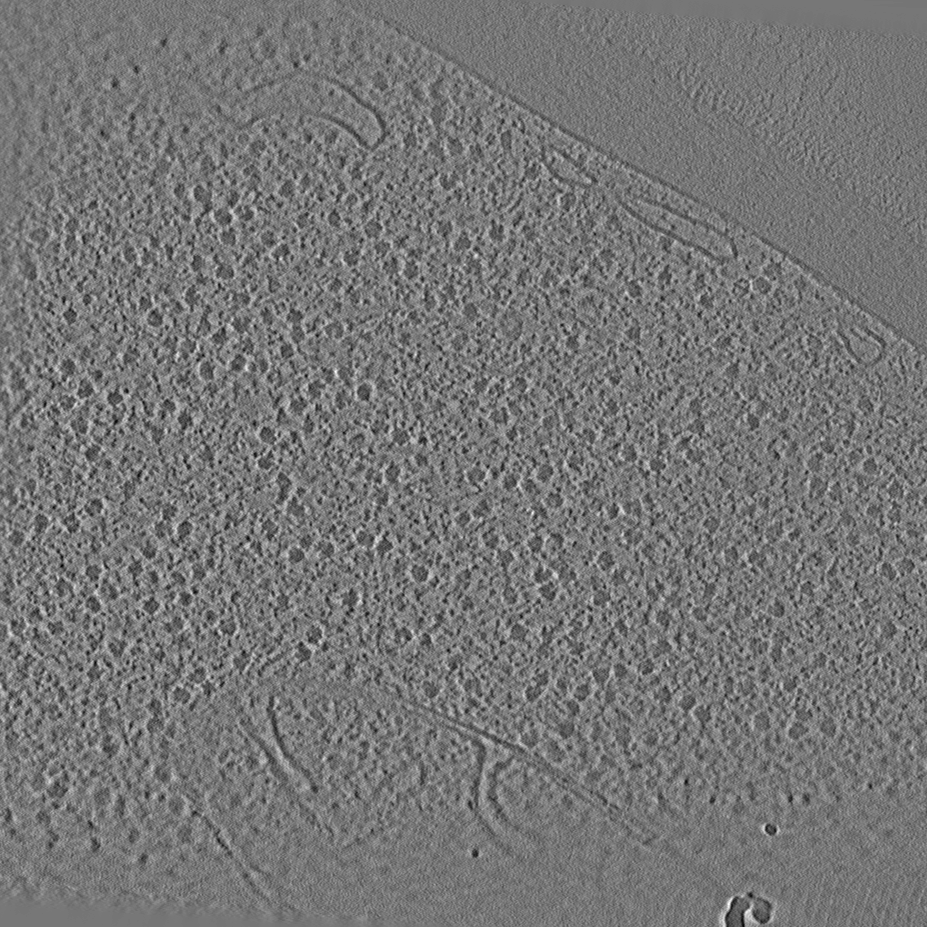
#> input picture 0100.png, 927 x 927 px
$ python -i improved_picking.py   (imports and definitions only)
#> lines starting #> are read from the running program, lines starting #| are printed output that depends on the picture
#> further down, picture is the input picture: shape (927, 927); min 0, max 255, mean 117.9
# %%
import numpy as np
from scipy.ndimage import distance_transform_edt, label
from skimage.segmentation import watershed
from sklearn.cluster import DBSCAN
from scipy.special import expit  # numerically stable sigmoid
from skimage.morphology import local_maxima


def preprocess_image(original_prediction_ds, threshold):
    # Normalize and threshold
    norm_prediction_ds = expit(original_prediction_ds)
    binary_image = norm_prediction_ds > threshold
    return binary_image


# [7 lines of commented-out code are left out]


def apply_morphology(binary_image):
    from scipy.ndimage import binary_closing

    # Apply morphological closing
    closed_image = binary_closing(binary_image, structure=np.ones((3, 3, 3)))
    return closed_image


def separate_particles(binary_image):
    # Compute distance transform
    distance = distance_transform_edt(binary_image)
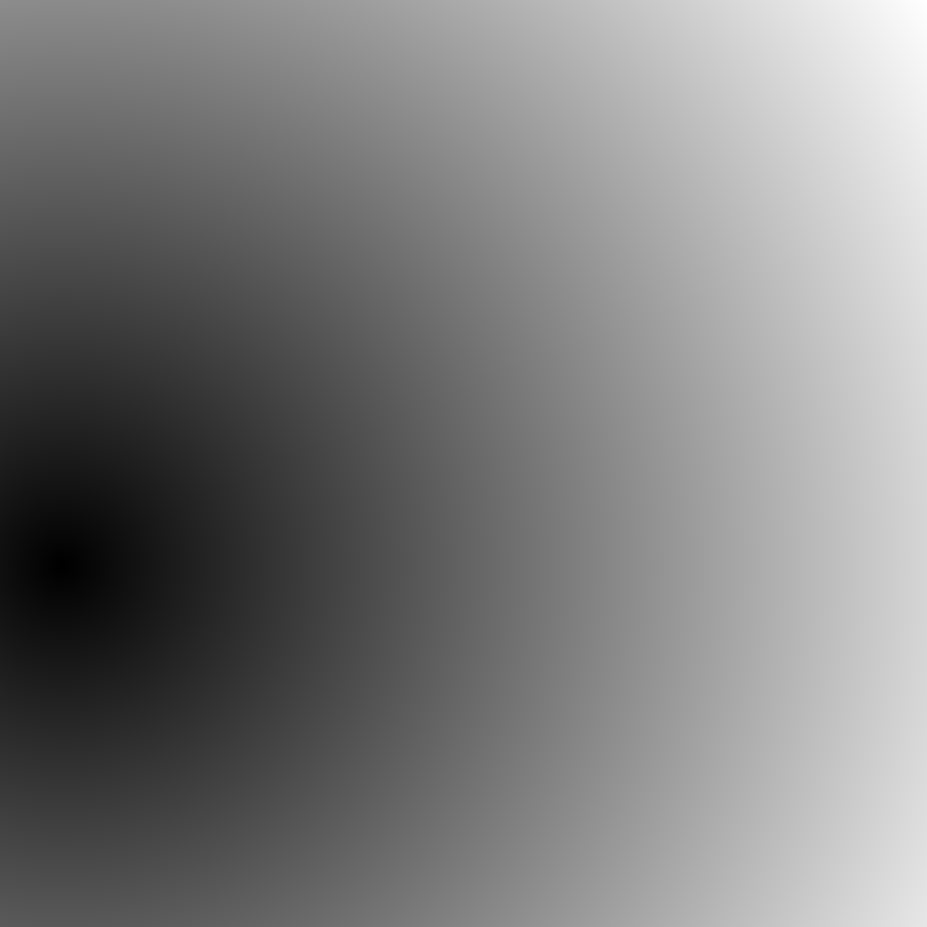
#> distance: shape (927, 927) float64; min 0, max 1032.3, mean 511.4; drawn with min black and max white

    # Find local maxima
    local_maxi = local_maxima(distance)
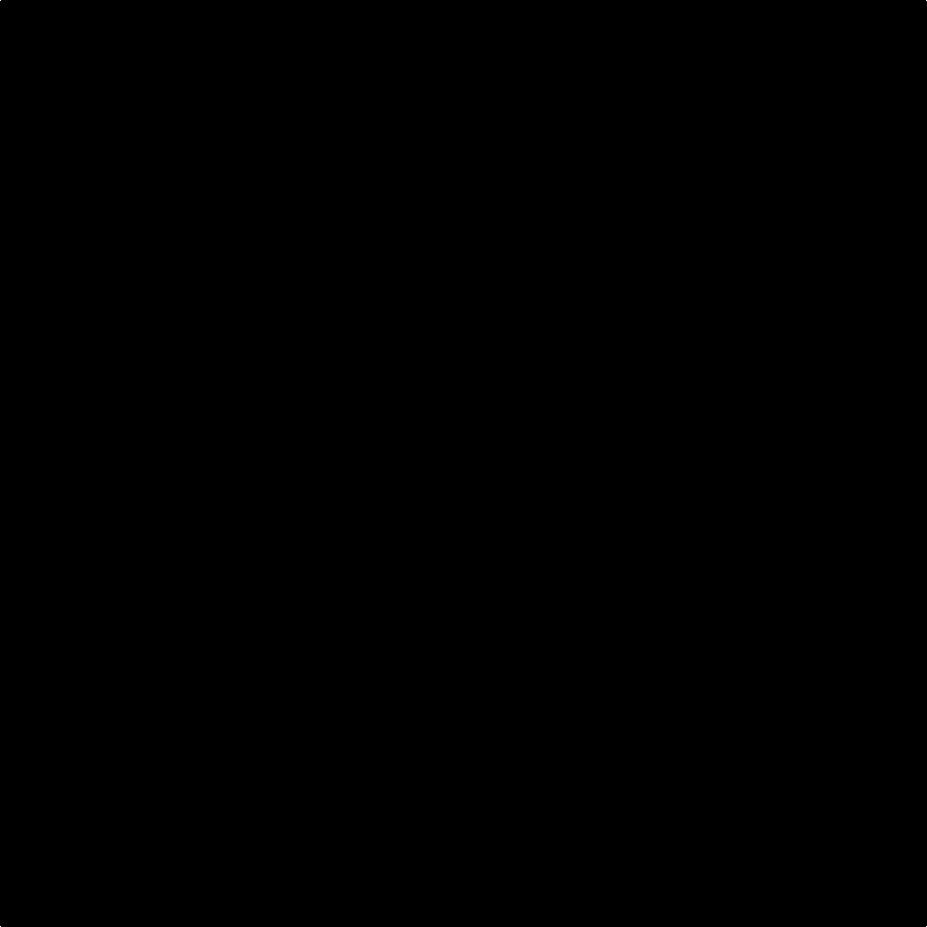
#> local_maxi: shape (927, 927) bool; 0% white in thin lines or dots

    # Markers for watershed
    markers, _ = label(local_maxi)
#> markers: shape (927, 927) int32; 5 distinct labels, from 0 to 4

    # Apply watershed
    labels = watershed(-distance, markers=markers, mask=binary_image)
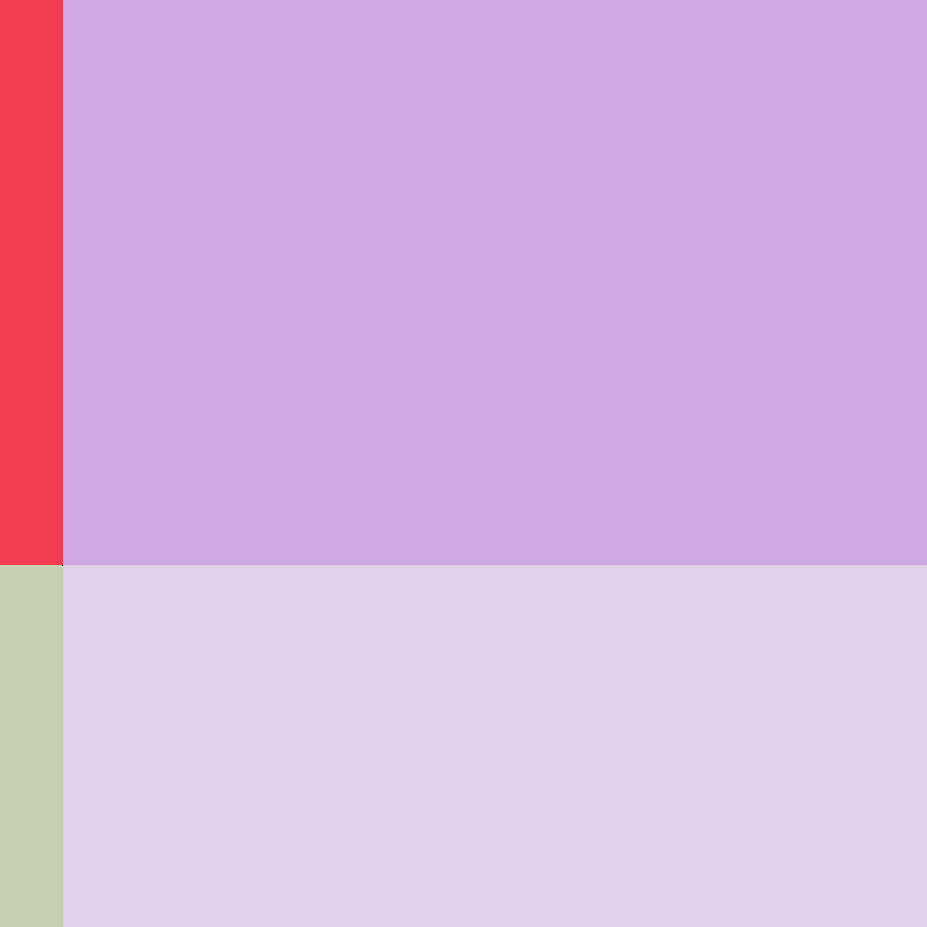
#> labels: shape (927, 927) int32; 5 distinct labels, from 0 to 4; one colour per label, 0 black
    return labels


def cluster_fragments(labels):
    # Extract coordinates of labeled regions
    coords = np.column_stack(np.nonzero(labels))
    # Apply DBSCAN
    clustering = DBSCAN(eps=2, min_samples=5).fit(coords)
    # Create new labels
    clustered_labels = np.zeros_like(labels)
    clustered_labels[coords[:, 0], coords[:, 1], coords[:, 2]] = (
        clustering.labels_ + 1
    )  # +1 to avoid zero label
    return clustered_labels


def get_centroids(clustered_labels):
    from skimage.measure import regionprops

    props = regionprops(clustered_labels)
    centroids = [prop.centroid for prop in props if prop.label != 0]
    return centroids


# %%

# Usage
# [1 line that did not run here, left out]
# [1 line that did not run here, left out]
# [1 line that did not run here, left out]
# [1 line that did not run here, left out]
# [1 line that did not run here, left out]

# %%

>>> import cv2
>>> picture = cv2.imread('../0100.png', cv2.IMREAD_GRAYSCALE)
>>> result = separate_particles(picture)
